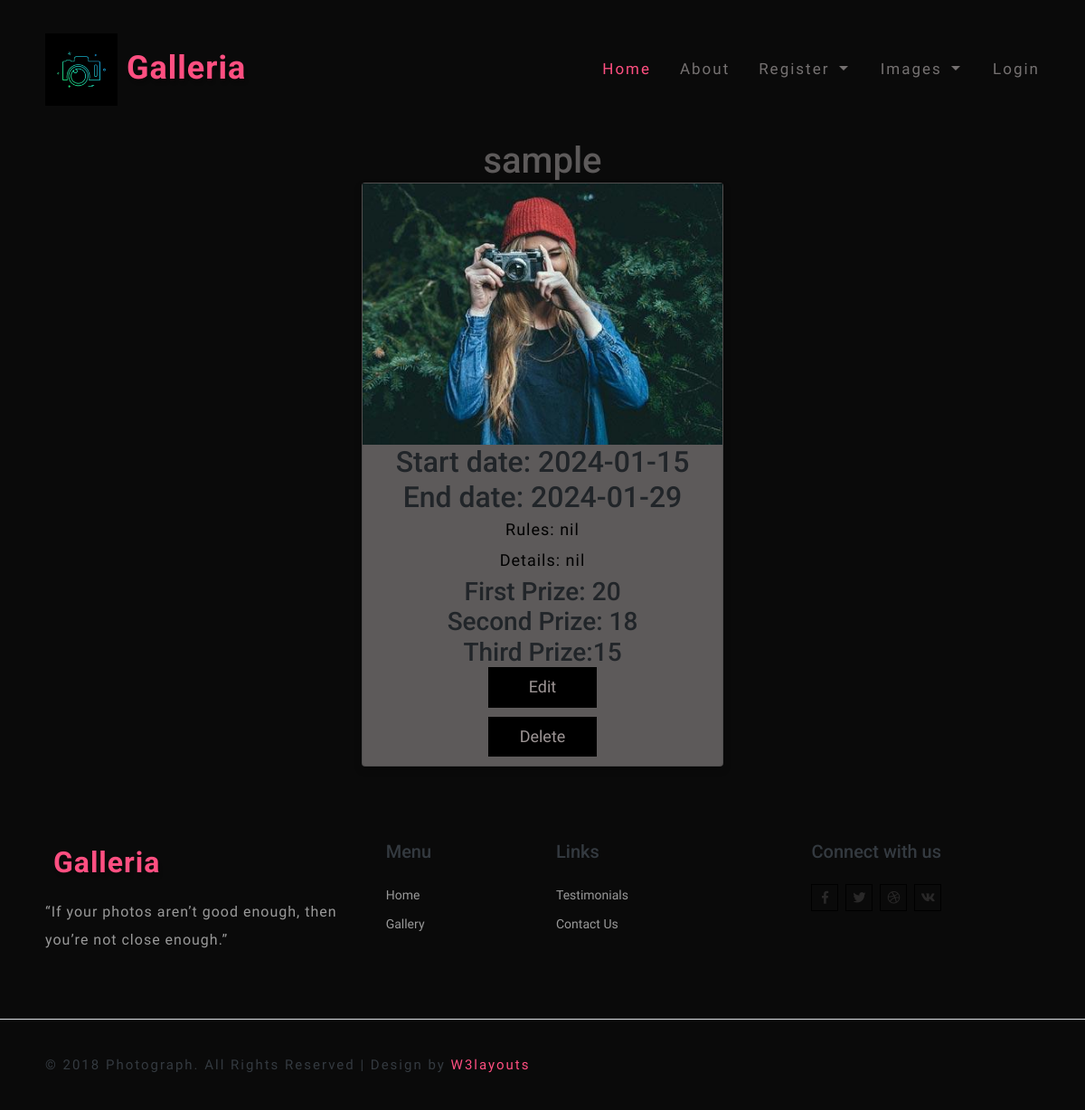
The page /view_contest on the database its author committed.
### Image/models.py (models this page shows)
class contest(db.Model, UserMixin):
    id=db.Column(db.Integer, primary_key=True)
    userid= db.Column(db.Integer,ForeignKey('register.id'))
    title= db.Column(db.String(80))
    start_date= db.Column(db.String(80))
    end_date= db.Column(db.String(80))
    rules = db.Column(db.String(200))
    details= db.Column(db.String(200))
    image=db.Column(db.String(80))
    prize_1=db.Column(db.String(80))
    prize_2=db.Column(db.String(80))
    prize_3=db.Column(db.String(80))

### Image/routes.py (the view)
@login_required
@app.route('/view_contest')
def view_contest():
    a = contest.query.all()
    return render_template("view_contest.html",a=a)

### Image/templates/view_contest.html (shortened to what this page needs)
{% extends 'layout.html' %}
{% block content %}
<!DOCTYPE html>
<html lang="en">
<head>
</head>
<body>
    {% for i in a %}
        <h1 style="text-align:center">{{i.title}}</h1>
        <div class="card">
        <img src="../static/uploads/{{i.image}}" alt="John" style="width:100%">
        <h2>Start date: {{i.start_date}}</h2>
        <h2>End date: {{i.end_date}}</h2>
        <p class="title">Rules: {{i.rules}}</p>
        <p class="title">Details: {{i.details}}</p>
        <h3>First Prize: {{i.prize_1}}</h3>
        <h3>Second Prize: {{i.prize_2}}</h3>
        <h3>Third Prize:{{i.prize_3}}</h3>
        <p><button><a href="/edit_con/{{i.id}}">Edit</a></button></p>
        <p><button><a href="/delete_contest/{{i.id}}">Delete</a></button></p>
        </div>
    {% endfor %}
</body>
</html>
{% endblock %}

### Image/static/css/style.css (style rules this page uses)
body { padding: 0; margin: 0; background: #0a0a0a; font-family: 'Hind', sans-serif; }
body a { transition: 0.5s all; -webkit-transition: 0.5s all; -moz-transition: 0.5s all; -o-transition: 0.5s all; -ms-transition: 0.5s all; text-decoration: none; }
h1, h2, h3, h4, h5, h6 { margin: 0; padding: 0; font-family: 'Roboto', sans-serif; }
p { margin: 0; padding: 0; font-size: 16px; letter-spacing: 1px; line-height: 1.9; color: #999; font-family: 'Hind', sans-serif; }

### Image/templates/view_contest.html (style rules this page uses)
.card { box-shadow: 0 4px 8px 0 rgba(0, 0, 0, 0.2); max-width: 400px; margin: auto; margin-bottom: 10px; text-align: center; font-family: arial; background-color: #5d5a5a; }
.title { color: black; font-size: 18px; }
button { border: none; outline: 0; display: inline-block; padding: 5px; color: white; background-color: #000; text-align: center; cursor: pointer; width: 30%; font-size: 18px; margin-bottom: 10px; }
a { text-decoration: none; color: rgb(157, 149, 149); }
h1 { color: #5d5a5a; }

### rows shown on the page
contest: title "sample", image (picture), start_date "2024-01-15", end_date "2024-01-29", rules "nil", details "nil", prize_1 "20", prize_2 "18", prize_3 "15"
